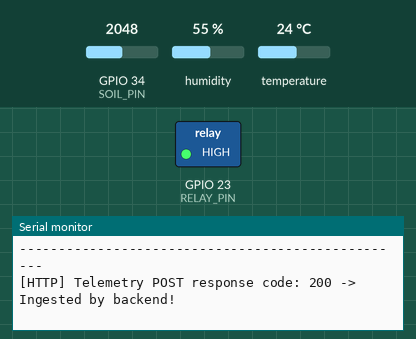
The sketch below on a simulated ESP32. Shown: switched loads named in the sketch (green lamp = pin HIGH), the last lines printed to the serial monitor. Inputs (shaded band) come from the test bench; at power-on: GPIO 34 (SOIL_PIN) = 2048, humidity 55 %, temperature 24 °C (analog values on the 0–4095 scale). WiFi joins after 1.5 s; servers stay silent unless stated; uploads are accepted with an empty reply.

Above: at 3.7 s.
3.8 s: GPIO 34 (SOIL_PIN) set to 60
At 5.44 s:
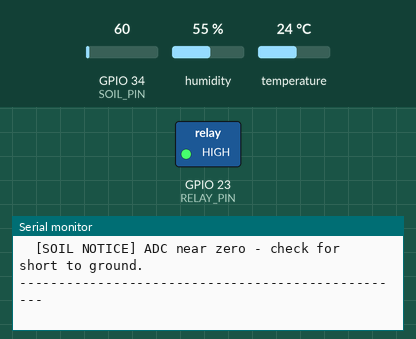
9.4 s: GPIO 34 (SOIL_PIN) set to 4040
At 12.0 s:
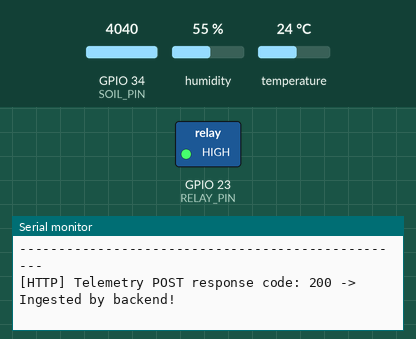
Timing chart, 0 to 13.5 s (numbered marks = the images above; inputs shaded):
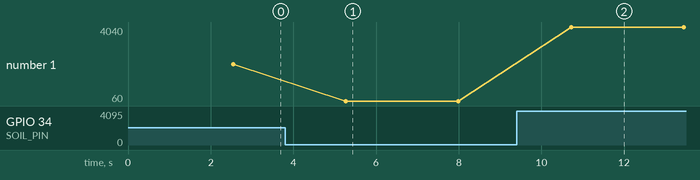

Measured:
- after the input at 3.8 s, the serial monitor: prints a new line after 1.5 s (image 1)
- after the input at 9.4 s, the serial monitor: prints a new line after 1.3 s (image 2)
- plotted number 1: 2048 → 60 after the input at 3.8 s, 60 → 4040 after the input at 9.4 s

The sketch:

esp32_irrigation.ino
```cpp
/*
 * ==================================================================================
 * AGRI Smart Irrigation - ESP32 Sensor Test Firmware
 * Board Target: ESP32 Dev Module (30-pin or 38-pin) / NodeMCU-32S
 *
 * Hardware Pin Connections:
 *   - DHT22 (Temp & Humidity):   DATA -> GPIO 4 (3.3V VCC, GND)
 *   - Capacitive Soil Sensor:    AOUT -> GPIO 34 (ADC1, 3.3V VCC, GND)
 *   - Relay Pin (Reserved):      GPIO 23 (DISABLED for safety during this test)
 *
 * Serial Monitor Baud Rate: 115200
 * ==================================================================================
 */

#include <WiFi.h>
#include <HTTPClient.h>
#include <DHT.h>
#include <ArduinoJson.h> // Supports ArduinoJson v6 and v7

// ==================================================================================
// [CONFIGURATION SECTION]
// ==================================================================================

// Wi-Fi Telemetry Configuration:
// Set to true to stream real sensor data to the AGRI backend over HTTP.
const bool ENABLE_WIFI_TELEMETRY = true;

// Wi-Fi Credentials (Used when ENABLE_WIFI_TELEMETRY is true)
// Replace placeholders with your 2.4 GHz Wi-Fi credentials before uploading:
const char* WIFI_SSID = "Abdul hafeel’s iPhone";             // <-- Enter your 2.4 GHz Wi-Fi SSID
const char* WIFI_PASSWORD = "hafeel2234";     // <-- Enter your Wi-Fi password

// Backend API Endpoint (Used when ENABLE_WIFI_TELEMETRY is true)
// Target laptop's local LAN IPv4 address (port 8000).
// Current active Wi-Fi IPv4 address: 172.20.10.2 (verify using 'ipconfig' if changed).
const char* BACKEND_URL = "http://172.20.10.2:8000/api/telemetry";

// Stable hardware device identifier sent to the backend
const char* DEVICE_ID = "ESP32_FIELD_NODE_01";

// ==================================================================================
// [HARDWARE PIN DEFINITIONS]
// ==================================================================================

#define DHTPIN 4
#define DHTTYPE DHT22
#define SOIL_PIN 34

// Relay control
#define RELAY_PIN 23

// Most single-channel relay modules are active LOW.
// Keep relay control disabled until the test is explicitly enabled.
const bool ENABLE_RELAY_CONTROL = false;
const int RELAY_ON = LOW;
const int RELAY_OFF = HIGH;

// ==================================================================================
// [SOIL SENSOR CALIBRATION CONSTANTS]
// ==================================================================================
// Use the raw ADC readings from the Serial Monitor diagnostic to determine your values:
//   1. Hold probe in dry air              -> record raw ADC as AIR_VALUE  (typ. ~2800 to 3500)
//   2. Submerge up to white line in water -> record raw ADC as WATER_VALUE (typ. ~1200 to 1600)
const int PROVISIONAL_AIR_VALUE = 3200;    // Provisional baseline only
const int PROVISIONAL_WATER_VALUE = 1400;  // Provisional baseline only

// Safe sample interval: DHT22 physical hardware requires at least 2000 ms between reads.
const unsigned long SENSOR_READ_INTERVAL_MS = 2500;

DHT dht(DHTPIN, DHTTYPE);

// Cache variables for telemetry fallback when Wi-Fi is enabled
float lastValidTemperature = 0.0;
float lastValidHumidity = 0.0;
bool hasValidDHT = false;

// Forward declaration
void sendTelemetry(float temp, float hum, int rawSoilADC);

void setup() {
  Serial.begin(115200);
  delay(1000);

  Serial.println("\n==================================================");
  Serial.println("  AGRI SMART IRRIGATION - SENSOR DIAGNOSTIC MODE");
  Serial.println("==================================================");

  // Safety: Keep the pump relay strictly de-energized during boot
  pinMode(RELAY_PIN, OUTPUT);
  digitalWrite(RELAY_PIN, RELAY_OFF);

  Serial.println("[Safety] Pump relay control is DISABLED.");
  Serial.printf("[Mode] Telemetry: %s\n",
                ENABLE_WIFI_TELEMETRY ? "Wi-Fi Enabled" : "Standalone Diagnostic (Serial Monitor Only)");
  Serial.println("[Sampling] Safe interval: 2.5 seconds (prevents sensor jitter)");

  // Initialize DHT22
  dht.begin();

  // Configure ADC resolution for ESP32 (12-bit: values 0 to 4095)
  analogReadResolution(12);

  // Initialize Wi-Fi only if explicitly enabled
  if (ENABLE_WIFI_TELEMETRY) {
    if (String(WIFI_SSID) == "YOUR_WIFI_SSID") {
      Serial.println("[WiFi Warning] Placeholder credentials detected. Skipping Wi-Fi.");
    } else {
      Serial.print("[WiFi] Connecting to: ");
      Serial.println(WIFI_SSID);
      WiFi.begin(WIFI_SSID, WIFI_PASSWORD);

      int attempts = 0;
      while (WiFi.status() != WL_CONNECTED && attempts < 20) {
        delay(500);
        Serial.print(".");
        attempts++;
      }

      if (WiFi.status() == WL_CONNECTED) {
        Serial.println("\n[WiFi] Connected successfully!");
        Serial.print("[WiFi] ESP32 IP Address: ");
        Serial.println(WiFi.localIP());
      } else {
        Serial.println("\n[WiFi] Connection timed out. Running in offline/debug mode.");
      }
    }
  }

  Serial.println("\nStarting 2.5-second diagnostic sensor sampling...\n");
}

void loop() {
  // 1. Read DHT22 values
  float rawHum = dht.readHumidity();
  float rawTemp = dht.readTemperature();
  bool dhtReadSuccess = (!isnan(rawHum) && !isnan(rawTemp));

  if (dhtReadSuccess) {
    lastValidHumidity = rawHum;
    lastValidTemperature = rawTemp;
    hasValidDHT = true;
  }

  // 2. Read Capacitive Soil Moisture Sensor (Analog ADC on GPIO 34)
  int rawSoilADC = analogRead(SOIL_PIN);

  // 3. Print diagnostic results to Serial Monitor at 115200 baud
  Serial.println("--------------------------------------------------");
  if (dhtReadSuccess) {
    Serial.printf("  [DHT22] Temperature     : %.1f °C\n", rawTemp);
    Serial.printf("  [DHT22] Relative Humidity: %.1f %%\n", rawHum);
  } else {
    Serial.println("  [DHT22 ERROR] Reading failed (NaN returned)!");
    Serial.println("    -> Check VCC (3.3V), GND, and GPIO 4 connection.");
  }

  Serial.printf("  [SOIL]  Raw ADC (GPIO 34): %d (Valid range: 0 - 4095)\n", rawSoilADC);
  if (rawSoilADC >= 4000) {
    Serial.println("  [SOIL NOTICE] ADC near maximum - probe is in dry air or wire disconnected.");
  } else if (rawSoilADC <= 100) {
    Serial.println("  [SOIL NOTICE] ADC near zero - check for short to ground.");
  } else {
    Serial.println("  [SOIL STATUS] Analog signal detected. Record this value for calibration.");
  }
  Serial.println("--------------------------------------------------");

  // 4. HTTP Telemetry (stream to AGRI backend when Wi-Fi is enabled)
  if (ENABLE_WIFI_TELEMETRY) {
    if (WiFi.status() != WL_CONNECTED) {
      if (String(WIFI_SSID) != "YOUR_WIFI_SSID") {
        Serial.println("[WiFi] Wi-Fi disconnected. Reconnecting...");
        WiFi.disconnect();
        WiFi.begin(WIFI_SSID, WIFI_PASSWORD);
      }
    } else {
      if (hasValidDHT) {
        sendTelemetry(lastValidTemperature, lastValidHumidity, rawSoilADC);
      } else {
        Serial.println("[HTTP] Awaiting first valid DHT22 reading before transmitting telemetry...");
      }
    }
  }

  delay(SENSOR_READ_INTERVAL_MS);
}

void sendTelemetry(float temp, float hum, int rawSoilADC) {
  HTTPClient http;
  if (!http.begin(BACKEND_URL)) {
    Serial.println("[HTTP] Failed to initialize connection to backend URL.");
    return;
  }

  http.addHeader("Content-Type", "application/json");

  // Construct JSON payload (compatible with ArduinoJson v6 and v7)
#if ARDUINOJSON_VERSION_MAJOR >= 7
  JsonDocument doc;
#else
  StaticJsonDocument<256> doc;
#endif

  // Requirement 4 & 5:
  // - Send actual DHT22 temperature and humidity
  // - Raw soil ADC reading directly (0 - 4095)
  // - soil_moisture: null (calibration is unconfirmed; never invent fake percentage)
  // - source: "hardware"
  // - device_id: stable hardware node identifier
  doc["temperature"] = round(temp * 10.0f) / 10.0f;
  doc["humidity"] = round(hum * 10.0f) / 10.0f;
  doc["soil_moisture"] = nullptr;
  doc["raw_soil_adc"] = rawSoilADC;
  doc["device_id"] = DEVICE_ID;
  doc["source"] = "hardware";

  String jsonPayload;
  serializeJson(doc, jsonPayload);

  int httpResponseCode = http.POST(jsonPayload);
  if (httpResponseCode > 0) {
    Serial.printf("[HTTP] Telemetry POST response code: %d -> Ingested by backend!\n", httpResponseCode);
  } else {
    Serial.printf("[HTTP] POST failed, error: %s (Check if PC backend is accessible at %s)\n",
                  http.errorToString(httpResponseCode).c_str(), BACKEND_URL);
  }
  http.end();
}
```
